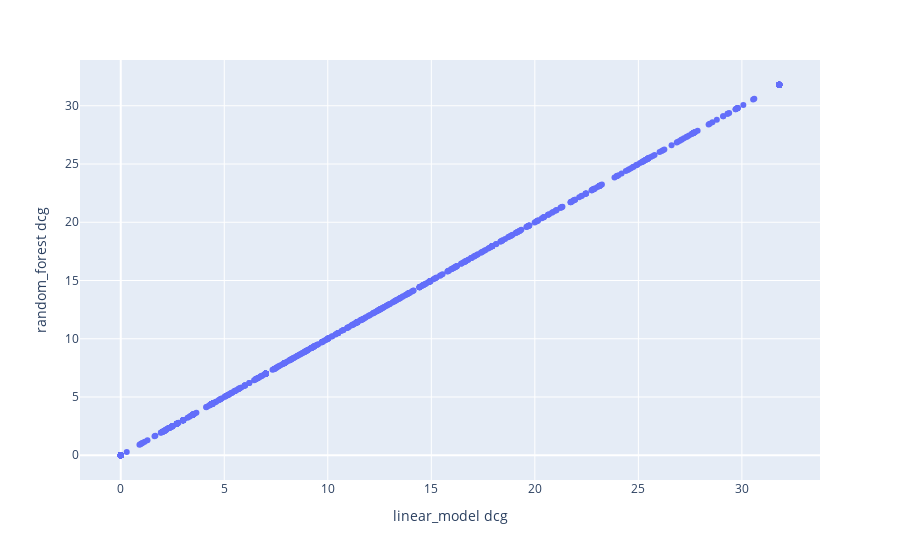

This figure's notebook cell:
### Markdown cell above
## Visiualization

### Code cell
px.scatter(
    df_metrics_merged,
    x="linear_model dcg",
    y="random_forest dcg",
    hover_data=df_metrics_merged.columns,
)

### Figure 1 — Plotly figure (JSON) as saved in the notebook; plotly's stock layout.template omitted (floating-point values rounded to 4 significant figures; data arrays with more than 128 entries replaced by an {"elided": "..."} marker saying what was removed)
{"data": [{"customdata": {"elided": "1000x11 mixed values"}, "hovertemplate": "linear_model dcg=%{x}<br>random_forest dcg=%{y}<br>query=%{customdata[0]}<br>linear_model ndcg=%{customdata[1]}<br>linear_model prec@10=%{customdata[2]}<br>linear_model ratio_of_ratings=%{customdata[3]}<br>random_forest ndcg=%{customdata[4]}<br>random_forest prec@10=%{customdata[5]}<br>random_forest ratio_of_ratings=%{customdata[6]}<br>dcg=%{customdata[7]}<br>ndcg=%{customdata[8]}<br>prec@10=%{customdata[9]}<br>ratio_of_ratings=%{customdata[10]}<extra></extra>", "legendgroup": "", "marker": {"color": "#636efa", "symbol": "circle"}, "mode": "markers", "name": "", "orientation": "v", "showlegend": false, "type": "scatter", "x": {"elided": "1000 float values"}, "xaxis": "x", "y": {"elided": "1000 float values"}, "yaxis": "y"}], "layout": {"autosize": true, "legend": {"tracegroupgap": 0}, "margin": {"t": 60}, "xaxis": {"anchor": "y", "autorange": true, "domain": [0, 1], "range": [-1.924, 33.73], "title": {"text": "linear_model dcg"}, "type": "linear"}, "yaxis": {"anchor": "x", "autorange": true, "domain": [0, 1], "range": [-2.463, 34.27], "title": {"text": "random_forest dcg"}, "type": "linear"}}}
